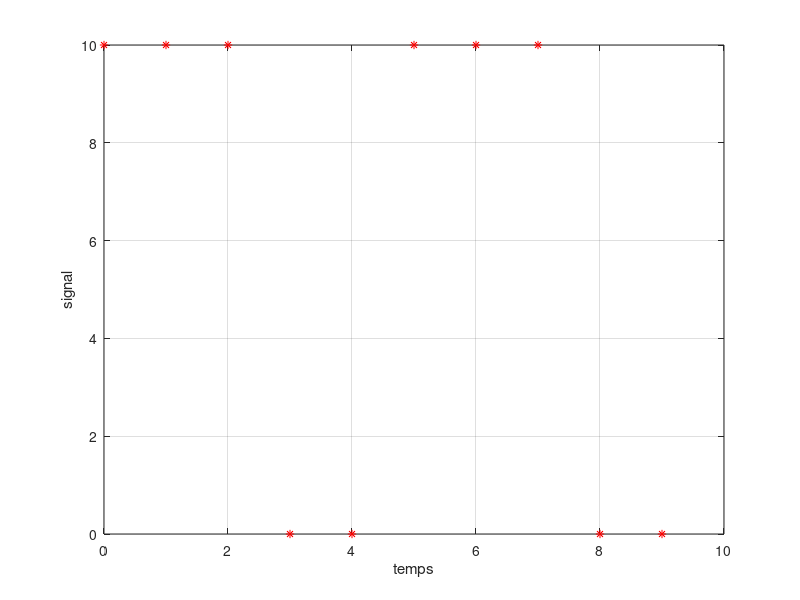

Write MATLAB code to recreate this figure.
clc
global T_0 = 5;
global T_e = 1;
global M = 10;
global A = 10;

function sortie = s(temp)
  global T_0;
  global A;
  t = mod(temp, T_0);
  if 0 <= t & t <= T_0/2
    sortie = A;
  elseif T_0/2 < t & t < T_0
    sortie = 0;
  end
end

temps = T_e * (0 : 1 : M - 1)
signal = arrayfun(@(x) s(x), temps)
plot(temps, signal, 'r*')
grid;
xlabel('temps');
ylabel('signal');